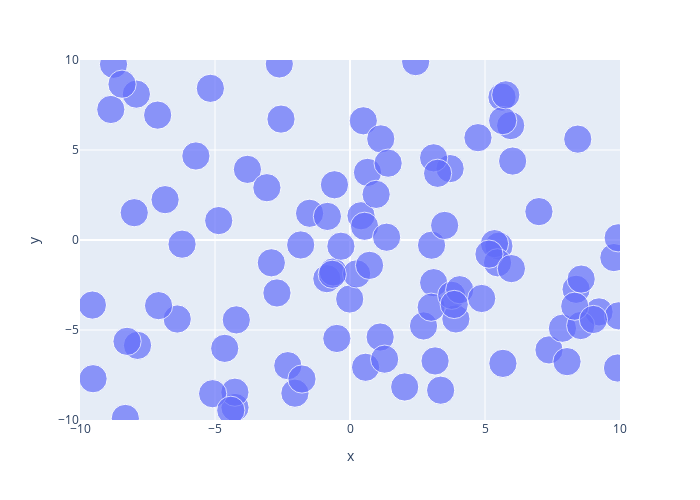
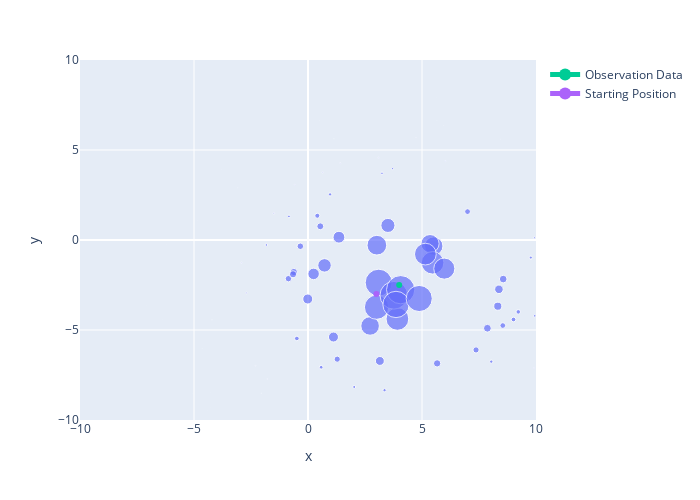
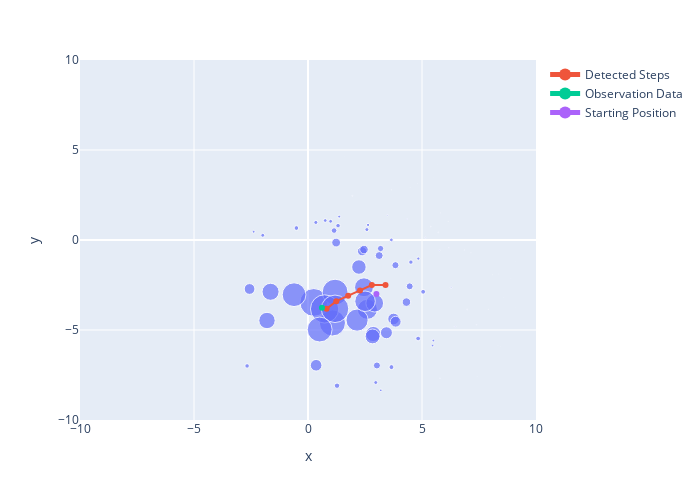
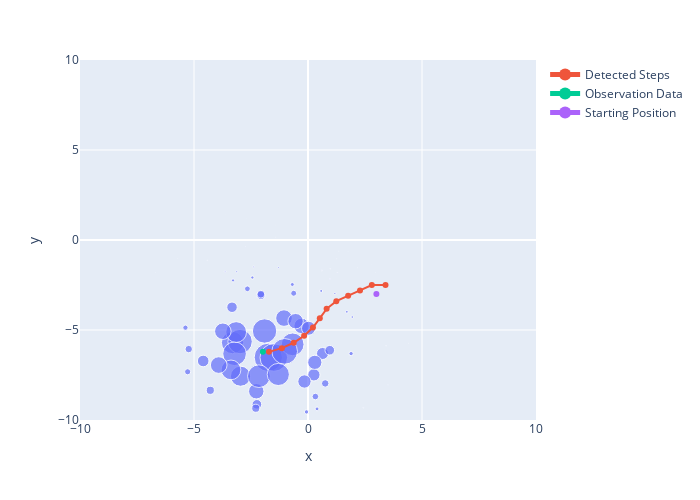

The notebook cell saved with these charts, in order:
### Code cell
def create_articial_observation_data(x, y, heading_list, detected_steps_list, step_distance, angle_offset, step_distance_std, heading_std):
    if (len(heading_list) != len(detected_steps_list)):
        return
    observation_data_x = [x]
    observation_data_y = [y]
    for i in range(1, len(heading_list)):
        #Adding noise
        noisy_distance = 0
        if (detected_steps_list[i] == True):
            noisy_distance = random.normal(step_distance, step_distance_std)
        noisy_angle = random.normal(0, heading_std)
        
        direction = heading_list[i] + noisy_angle
        x = observation_data_x[i-1] + (noisy_distance * math.cos(((angle_offset-direction) * math.pi) / 180))
        y = observation_data_y[i-1] + (noisy_distance * math.sin(((angle_offset-direction) * math.pi) / 180))


        observation_data_x.append(x)
        observation_data_y.append(y)

    for i in range(1, len(observation_data_x)):
        if (not i % 7 == 0):
            observation_data_x[i] = np.nan
            observation_data_y[i] = np.nan
    return observation_data_x, observation_data_y



N, particles, weights, x, y, xRange, yRange, step_distance, angle_offset = reset(
    100, 4, -2.5, np.array([-10,10]), np.array([-10,10]), 0.6, 180)
#particles = create_uniform_particles(3.5, 4.5, -2, -3, N)
step_distance_std = 0.1
heading_std = 1
weights_std = 2
resample_std = 2


test_detected_steps = [False, True, True, True, True, True, False, True, False, True, True, True, True, True, True, False, True, True, True, True, True, False, True, False, True, True, True, True, True, True, True, True]#len = 15
#test_heading = [0, 0, 0 ,-30, -60, -90, -120, -160, -160, -180, -180, -200, -210, -230, -260]
test_heading = [0, 0, 0 ,-30, -30, -30, -30, -45, -50, -60, -60 , -50, -40, -30, -20, 0, 0, 0 ,30, 30, 30, 30, 45, 50, 60, 60 , 70, 80, 90, 100, 100, 100]
test_observation_x_data, test_observation_y_data = create_articial_observation_data(x ,y ,test_heading, test_detected_steps, step_distance, angle_offset, step_distance_std, heading_std)

Artificial_data_df = pd.DataFrame()
Artificial_data_df["Predicted X"] = test_observation_x_data
Artificial_data_df["Predicted Y"] = test_observation_y_data
Artificial_data_df["Step Detected"] = test_detected_steps
Artificial_data_df["Heading"] = test_heading

#Plot intial particles
fig = plot_particles(particles, weights, xRange, yRange)
fig.show()

particle_filter_driver_code(N, particles, weights, Artificial_data_df, x, y, xRange, yRange, step_distance, angle_offset, step_distance_std, heading_std, weights_std, resample_std)
Artificial_data_df
